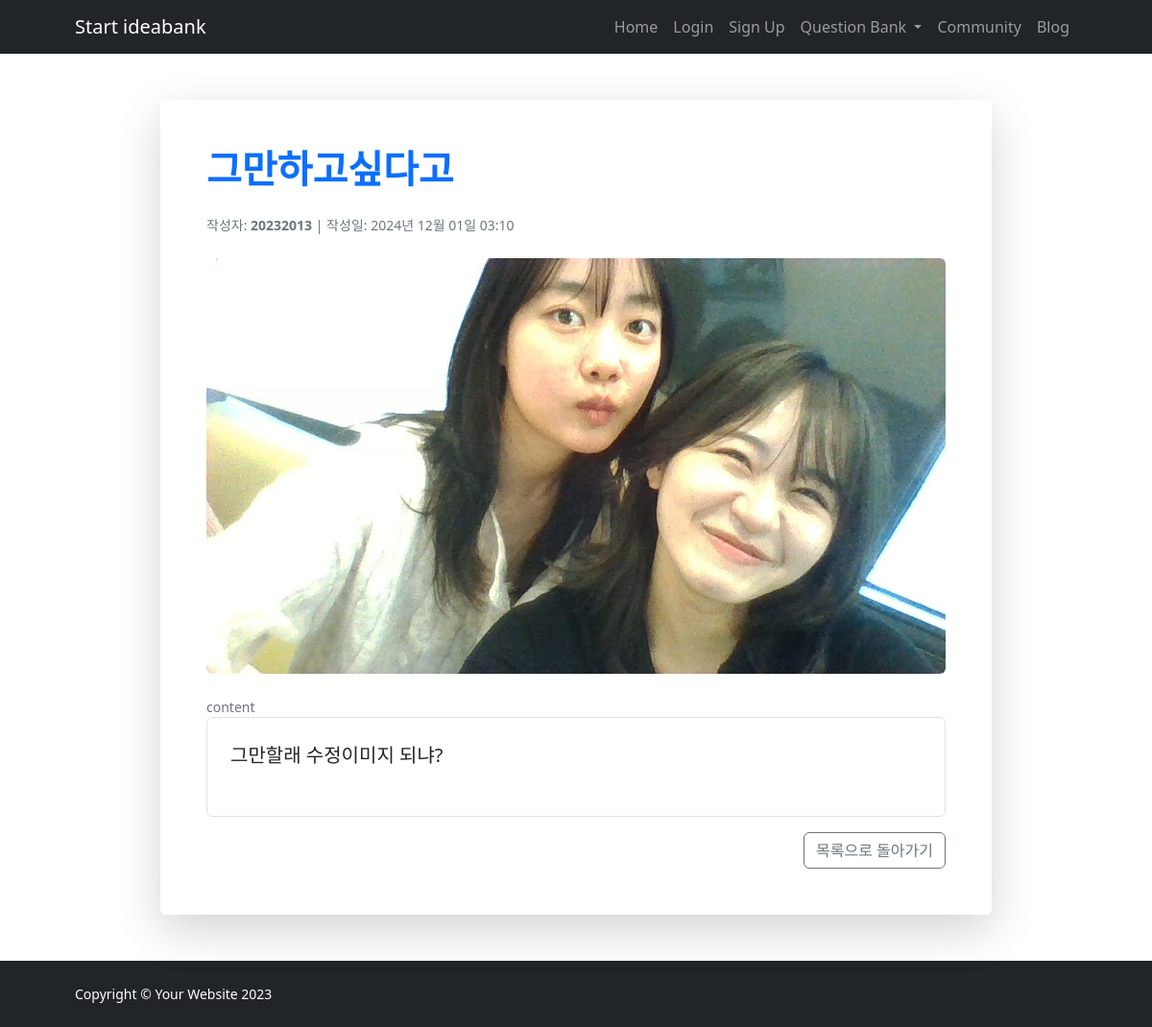
Page /blog/3/ on the committed database.
### IBK_ossproject/models.py (models this page shows, shortened)
class BlogPost(models.Model):
    VISIBILITY_CHOICES = [
        ('public', '전체공개'),
        ('private', '나만 보기'),
    ]
    author = models.ForeignKey(User, on_delete=models.CASCADE)
    title = models.CharField(max_length=200)
    category = models.CharField(max_length=100)
    content = models.TextField()
    image = models.ImageField(upload_to='blog_images/', blank=True, null=True)
    created_at = models.DateTimeField(auto_now_add=True)
    visibility = models.CharField(max_length=10, choices=VISIBILITY_CHOICES, default='public')  # 공개 여부 추가
    contest_id = models.CharField(max_length=20, blank=True, null=True)
    index = models.CharField(max_length=10, blank=True, null=True)
    problem_name = models.CharField(max_length=200, blank=True, null=True)
    tags = models.CharField(max_length=200, blank=True, null=True)

### IBK_ossproject/views.py (the view)
# urls.py: path('blog/<int:pk>/', views.blog_detail, name='blog_detail'),
def blog_detail(request, pk):
    blog = get_object_or_404(BlogPost, pk=pk)
    return render(request, 'blog_detail.html', {'blog': blog})

### templates/blog_detail.html (shortened to what this page needs)
{% extends "base.html" %}
{% block content %}
    <section class="py-5">
        <div class="container px-5">
            <div class="row justify-content-center">
                <div class="col-lg-10">
                    <div class="card shadow-lg border-0">
                        <div class="card-body p-5">
                            <h1 class="fw-bolder mb-4 text-primary">{{ blog.title }}</h1>
                            <div class="d-flex justify-content-between align-items-center mb-4">
                                <div class="small text-muted">작성자: <strong>{{ blog.author.username }}</strong> | 작성일: {{ blog.created_at|date:"Y년 m월 d일 H:i" }}</div>
                            </div>
                            {% if blog.image %}
                                <img class="img-fluid rounded mb-4" src="{{ blog.image.url }}" alt="블로그 이미지">
                            {% endif %}
                            <div class="small text-muted">content</div>
                            <div class="problem-item border p-4 mb-3 rounded">
                                <p class="fs-5 mb-4">{{ blog.content }}</p>
                            </div>
                            <div class="d-flex justify-content-end">
                                <a href="{% url 'blog_post' %}" class="btn btn-outline-secondary">목록으로 돌아가기</a>
                            </div>
                        </div>
                    </div>
                </div>
            </div>
        </div>
    </section>
{% endblock %}

### rows in the picture
BlogPost: title "그만하고싶다고", author.username "20232013", created_at "2024년 12월 01일 03:10", image (picture), content "그만할래 수정이미지 되냐?"
